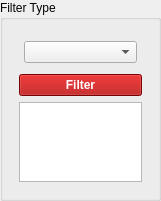
           <widget class="QGroupBox" name="groupBox">
            <property name="geometry">
             <rect>
              <x>10</x>
              <y>50</y>
              <width>161</width>
              <height>201</height>
             </rect>
            </property>
            <property name="title">
             <string>Filter Type</string>
            </property>
            <layout class="QVBoxLayout" name="verticalLayout_7">
             <item>
              <layout class="QVBoxLayout" name="verticalLayout_9" stretch="1,1,3">
               <property name="sizeConstraint">
                <enum>QLayout::SetMinAndMaxSize</enum>
               </property>
               <property name="leftMargin">
                <number>5</number>
               </property>
               <property name="topMargin">
                <number>5</number>
               </property>
               <property name="rightMargin">
                <number>5</number>
               </property>
               <property name="bottomMargin">
                <number>5</number>
               </property>
               <item>
                <layout class="QVBoxLayout" name="verticalLayout_10">
                 <property name="leftMargin">
                  <number>5</number>
                 </property>
                 <property name="topMargin">
                  <number>5</number>
                 </property>
                 <property name="rightMargin">
                  <number>5</number>
                 </property>
                 <property name="bottomMargin">
                  <number>5</number>
                 </property>
                 <item>
                  <widget class="QComboBox" name="comboKeepType"/>
                 </item>
                </layout>
               </item>
               <item>
                <layout class="QVBoxLayout" name="verticalLayout_11">
                 <item>
                  <widget class="QPushButton" name="btnFilter">
                   <property name="font">
                    <font>
                     <weight>75</weight>
                     <bold>true</bold>
                    </font>
                   </property>
                   <property name="styleSheet">
                    <string notr="true">background-color:rgb(170, 0, 0);
color:rgb(255, 255, 255)</string>
                   </property>
                   <property name="text">
                    <string>Filter</string>
                   </property>
                  </widget>
                 </item>
                </layout>
               </item>
               <item>
                <layout class="QVBoxLayout" name="verticalLayout_12">
                 <item>
                  <widget class="QPlainTextEdit" name="plainConduitType"/>
                 </item>
                </layout>
               </item>
              </layout>
             </item>
            </layout>
           </widget>
